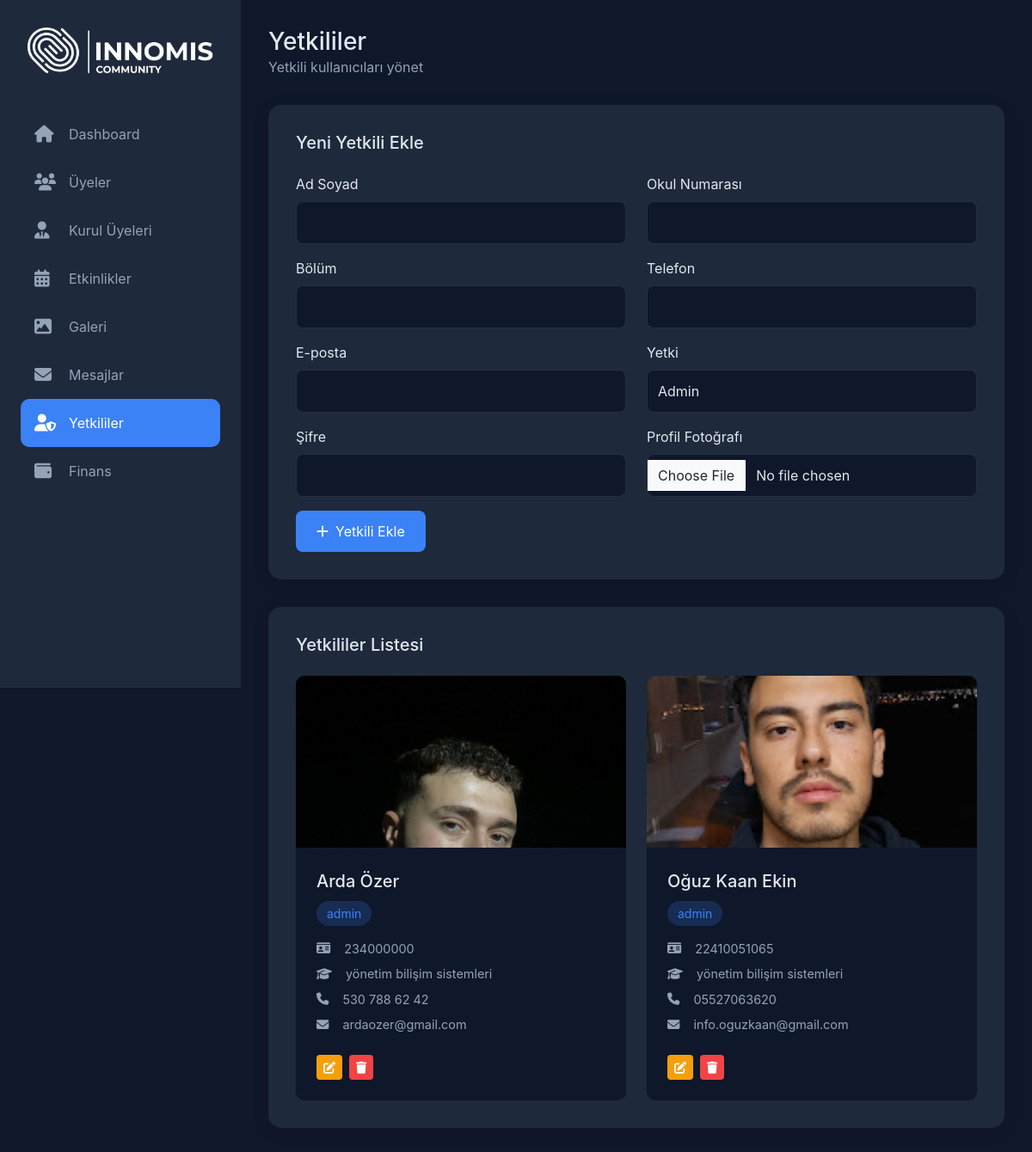
Page /yetkililer.php (signed in) on the committed database.
### tables this page shows
CREATE TABLE IF NOT EXISTS `authorities` (
  `id` int NOT NULL AUTO_INCREMENT,
  `name` varchar(100) NOT NULL,
  `student_number` varchar(20) DEFAULT NULL,
  `department` varchar(100) DEFAULT NULL,
  `phone` varchar(20) DEFAULT NULL,
  `email` varchar(100) DEFAULT NULL,
  `role` varchar(50) NOT NULL,
  `password` varchar(255) NOT NULL,
  `image` varchar(255) DEFAULT NULL,
  `created_at` timestamp NULL DEFAULT CURRENT_TIMESTAMP,
  PRIMARY KEY (`id`),
  UNIQUE KEY `email` (`email`)
);

### yetkililer.php (the view, shortened to what this page needs)
<?php
$servername = "localhost";
$username = "root";
$password = "";
$dbname = "innomis";
$conn = new mysqli($servername, $username, $password, $dbname);
$sql = "SELECT * FROM authorities ORDER BY created_at DESC";
$authorities = $conn->query($sql);
?>
<!DOCTYPE html>
<html lang="tr">
<head>
    <link href="https://cdn.jsdelivr.net/npm/bootstrap@5.3.0/dist/css/bootstrap.min.css" rel="stylesheet">
    <link href="https://cdnjs.cloudflare.com/ajax/libs/font-awesome/6.4.0/css/all.min.css" rel="stylesheet">
</head>
<body>
    <div class="layout-wrapper">
        <aside class="sidebar">
            <div class="brand">
                <img src="assets/img/ana logo.png" alt="Logo" class="logo-img">
            </div>
            <ul class="nav-menu">
                <li class="nav-item">
                    <a href="admin.php" class="nav-link <?php echo basename($_SERVER['PHP_SELF']) == 'admin.php' ? 'active' : ''; ?>">
                        <i class="fas fa-home"></i>
                        <span class="nav-text">Dashboard</span>
                    </a>
                </li>
                <li class="nav-item">
                    <a href="users.php" class="nav-link <?php echo basename($_SERVER['PHP_SELF']) == 'users.php' ? 'active' : ''; ?>">
                        <i class="fas fa-users"></i>
                        <span class="nav-text">Üyeler</span>
                    </a>
                </li>
                <li class="nav-item">
                    <a href="kurul.php" class="nav-link <?php echo basename($_SERVER['PHP_SELF']) == 'kurul.php' ? 'active' : ''; ?>">
                        <i class="fas fa-user-tie"></i>
                        <span class="nav-text">Kurul Üyeleri</span>
                    </a>
                </li>
                <li class="nav-item">
                    <a href="etkinlik.php" class="nav-link <?php echo basename($_SERVER['PHP_SELF']) == 'etkinlik.php' ? 'active' : ''; ?>">
                        <i class="fas fa-calendar-alt"></i>
                        <span class="nav-text">Etkinlikler</span>
                    </a>
                </li>
                <li class="nav-item">
                    <a href="addphoto.php" class="nav-link <?php echo basename($_SERVER['PHP_SELF']) == 'addphoto.php' ? 'active' : ''; ?>">
                        <i class="fas fa-image"></i>
                        <span class="nav-text">Galeri</span>
                    </a>
                </li>
                <li class="nav-item">
                    <a href="messages.php" class="nav-link <?php echo basename($_SERVER['PHP_SELF']) == 'messages.php' ? 'active' : ''; ?>">
                        <i class="fas fa-envelope"></i>
                        <span class="nav-text">Mesajlar</span>
                    </a>
                </li>
                <li class="nav-item">
                    <a href="yetkililer.php" class="nav-link <?php echo basename($_SERVER['PHP_SELF']) == 'yetkililer.php' ? 'active' : ''; ?>">
                        <i class="fas fa-user-shield"></i>
                        <span class="nav-text">Yetkililer</span>
                    </a>
                </li>
                <li class="nav-item">
                    <a href="finans.php" class="nav-link <?php echo basename($_SERVER['PHP_SELF']) == 'finans.php' ? 'active' : ''; ?>">
                        <i class="fas fa-wallet"></i>
                        <span class="nav-text">Finans</span>
                    </a>
                </li>
            </ul>
        </aside>
        <main class="main-content">
            <div class="top-bar">
                <div class="page-title">
                    <h1>Yetkililer</h1>
                    <p>Yetkili kullanıcıları yönet</p>
                </div>
            </div>
            <div class="authority-card">
                <h5 class="mb-4">Yeni Yetkili Ekle</h5>
                <form method="POST" enctype="multipart/form-data">
                    <div class="row">
                        <div class="col-md-6 mb-3">
                            <label class="form-label">Ad Soyad</label>
                            <input type="text" class="form-control" name="name" required>
                        </div>
                        <div class="col-md-6 mb-3">
                            <label class="form-label">Okul Numarası</label>
                            <input type="text" class="form-control" name="student_number" required>
                        </div>
                        <div class="col-md-6 mb-3">
                            <label class="form-label">Bölüm</label>
                            <input type="text" class="form-control" name="department" required>
                        </div>
                        <div class="col-md-6 mb-3">
                            <label class="form-label">Telefon</label>
                            <input type="tel" class="form-control" name="phone" required>
                        </div>
                        <div class="col-md-6 mb-3">
                            <label class="form-label">E-posta</label>
                            <input type="email" class="form-control" name="email" required>
                        </div>
                        <div class="col-md-6 mb-3">
                            <label class="form-label">Yetki</label>
                            <select class="form-select" name="role" required>
                                <option value="admin">Admin</option>
                            </select>
                        </div>
                        <div class="col-md-6 mb-3">
                            <label class="form-label">Şifre</label>
                            <input type="password" class="form-control" name="password" required>
                        </div>
                        <div class="col-md-6 mb-3">
                            <label class="form-label">Profil Fotoğrafı</label>
                            <input type="file" class="form-control" name="image">
                        </div>
                    </div>
                    <button type="submit" name="add_authority" class="btn btn-primary">
                        <i class="fas fa-plus me-2"></i>Yetkili Ekle
                    </button>
                </form>
            </div>
            <div class="authority-card">
                <h5 class="mb-4">Yetkililer Listesi</h5>
                <div class="authority-grid">
                    <?php if ($authorities->num_rows > 0): ?>
                        <?php while($row = $authorities->fetch_assoc()): ?>
                            <div class="authority-item">
                                <img src="<?= htmlspecialchars($row['image']) ?>"
                                     alt="<?= htmlspecialchars($row['name']) ?>"
                                     class="authority-image">
                                <div class="authority-info">
                                    <div class="authority-name"><?= htmlspecialchars($row['name']) ?></div>
                                    <div class="authority-role"><?= htmlspecialchars($row['role']) ?></div>
                                    <div class="authority-details">
                                        <i class="fas fa-id-card me-2"></i><?= htmlspecialchars($row['student_number']) ?>
                                    </div>
                                    <div class="authority-details">
                                        <i class="fas fa-graduation-cap me-2"></i><?= htmlspecialchars($row['department']) ?>
                                    </div>
                                    <div class="authority-details">
                                        <i class="fas fa-phone me-2"></i><?= htmlspecialchars($row['phone']) ?>
                                    </div>
                                    <div class="authority-details">
                                        <i class="fas fa-envelope me-2"></i><?= htmlspecialchars($row['email']) ?>
                                    </div>
                                    <div class="authority-actions">
                                        <button class="btn btn-warning btn-sm"
                                                onclick="editAuthority(<?= htmlspecialchars(json_encode($row)) ?>)">
                                            <i class="fas fa-edit"></i>
                                        </button>
                                        <a href="?delete_id=<?= $row['id'] ?>"
                                           class="btn btn-danger btn-sm"
                                           onclick="return confirm('Bu yetkiliyi silmek istediğinize emin misiniz?')">
                                            <i class="fas fa-trash"></i>
                                        </a>
                                    </div>
                                </div>
                            </div>
                        <?php endwhile; ?>
                    <?php else: ?>
                        <p class="text-muted">Henüz yetkili bulunmamaktadır.</p>
                    <?php endif; ?>
                </div>
            </div>
        </main>
    </div>
</body>
</html>

### yetkililer.php (style rules this page uses)
:root { --dark-bg: #0f172a; --card-bg: #1e293b; --accent: #3b82f6; --text: #e2e8f0; --text-muted: #94a3b8; --success: #22c55e; --warning: #f59e0b; --danger: #ef4444; }
body { background: var(--dark-bg); color: var(--text); font-family: 'Inter', sans-serif; min-height: 100vh; }
.layout-wrapper { display: flex; }
.sidebar { width: 280px; background: var(--card-bg); min-height: 100vh; padding: 1.5rem; position: fixed; }
.brand { padding: 0.5rem; margin-bottom: 2rem; text-align: center; }
.logo-img { width: 220px; height: auto; max-width: 100%; }
.nav-menu { list-style: none; padding: 0; margin: 0; }
.nav-link { display: flex; align-items: center; gap: 1rem; padding: 1rem; color: var(--text-muted); text-decoration: none; border-radius: 10px; transition: all 0.3s ease; }
.nav-link:hover, .nav-link.active { background: var(--accent); color: white; }
.nav-link i { font-size: 1.25rem; width: 24px; }
.main-content { flex: 1; margin-left: 280px; padding: 2rem; }
.top-bar { display: flex; justify-content: space-between; align-items: center; margin-bottom: 2rem; }
.page-title h1 { font-size: 1.75rem; margin: 0; }
.page-title p { color: var(--text-muted); margin: 0; }
.authority-card { background: var(--card-bg); border-radius: 15px; padding: 2rem; margin-bottom: 2rem; box-shadow: 0 4px 20px rgba(0, 0, 0, 0.1); }
.authority-grid { display: grid; grid-template-columns: repeat(auto-fill, minmax(300px, 1fr)); gap: 1.5rem; }
.authority-item { background: var(--dark-bg); border-radius: 10px; overflow: hidden; transition: all 0.3s ease; }
.authority-image { width: 100%; height: 200px; object-fit: cover; }
.authority-info { padding: 1.5rem; }
.authority-name { font-size: 1.25rem; font-weight: 500; margin-bottom: 0.5rem; color: var(--text); }
.authority-role { display: inline-block; padding: 0.25rem 0.75rem; background: rgba(59, 130, 246, 0.2); color: var(--accent); border-radius: 20px; font-size: 0.875rem; margin-bottom: 1rem; }
.authority-details { color: var(--text-muted); font-size: 0.9rem; margin-bottom: 0.5rem; display: flex; align-items: center; gap: 0.5rem; }
.authority-actions { display: flex; gap: 0.5rem; margin-top: 1.5rem; }
.form-control, .form-select { background: var(--dark-bg); border: 1px solid rgba(255,255,255,0.1); color: var(--text); padding: 0.75rem; border-radius: 8px; }
.form-label { color: var(--text); margin-bottom: 0.5rem; }
.btn-primary { background: var(--accent); border: none; padding: 0.75rem 1.5rem; border-radius: 8px; transition: all 0.3s ease; }
.btn-warning { background: var(--warning); border: none; color: white; }
.btn-danger { background: var(--danger); border: none; }

### rows in the picture
authorities: image (picture), name "Arda Özer", role "admin", student_number "234000000", department "yönetim bilişim sistemleri", phone "530 788 62 42", email "ardaozer@gmail.com"
authorities: image (picture), name "Oğuz Kaan Ekin", role "admin", student_number "22410051065", department "yönetim bilişim sistemleri", phone "05527063620", email "info.oguzkaan@gmail.com"
